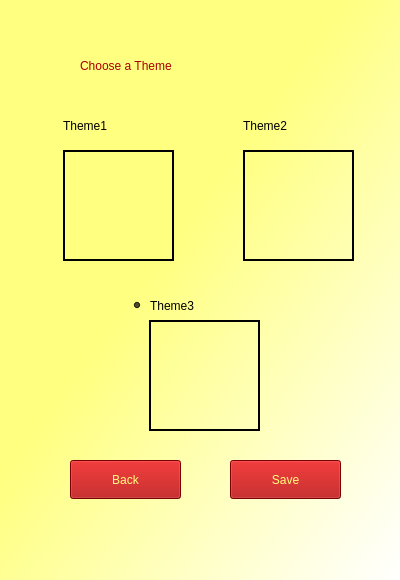
<?xml version="1.0" encoding="UTF-8"?>
<ui version="4.0">
 <class>ThemeForm</class>
 <widget class="QWidget" name="ThemeForm">
  <property name="geometry">
   <rect>
    <x>0</x>
    <y>0</y>
    <width>400</width>
    <height>580</height>
   </rect>
  </property>
  <property name="windowTitle">
   <string>Form</string>
  </property>
  <property name="styleSheet">
   <string notr="true">background-color: qlineargradient(spread:pad, x1:0.432, y1:0.409091, x2:1, y2:1, stop:0 rgba(255, 255, 127, 243), stop:1 rgba(255, 255, 255, 255));
</string>
  </property>
  <widget class="QLabel" name="txtPlayerName">
   <property name="geometry">
    <rect>
     <x>80</x>
     <y>50</y>
     <width>291</width>
     <height>31</height>
    </rect>
   </property>
   <property name="styleSheet">
    <string notr="true">background-color: rgba(255, 255, 255, 0);
font: 22pt &quot;Cooper Black&quot;;
color:rgb(170, 0, 0);</string>
   </property>
   <property name="text">
    <string>Choose a Theme</string>
   </property>
  </widget>
  <widget class="QRadioButton" name="radioTheme2">
   <property name="geometry">
    <rect>
     <x>223</x>
     <y>110</y>
     <width>149</width>
     <height>31</height>
    </rect>
   </property>
   <property name="styleSheet">
    <string notr="true">background-color: rgba(255, 255, 255, 0);
font: 18pt &quot;Cooper Black&quot;;</string>
   </property>
   <property name="text">
    <string>Theme2</string>
   </property>
  </widget>
  <widget class="QRadioButton" name="radioTheme3">
   <property name="geometry">
    <rect>
     <x>130</x>
     <y>290</y>
     <width>149</width>
     <height>31</height>
    </rect>
   </property>
   <property name="styleSheet">
    <string notr="true">background-color: rgba(255, 255, 255, 0);
font: 18pt &quot;Cooper Black&quot;;</string>
   </property>
   <property name="text">
    <string>Theme3</string>
   </property>
   <property name="checked">
    <bool>true</bool>
   </property>
  </widget>
  <widget class="QRadioButton" name="radioTheme1">
   <property name="geometry">
    <rect>
     <x>43</x>
     <y>110</y>
     <width>149</width>
     <height>31</height>
    </rect>
   </property>
   <property name="styleSheet">
    <string notr="true">background-color: rgba(255, 255, 255, 0);
font: 18pt &quot;Cooper Black&quot;;</string>
   </property>
   <property name="text">
    <string>Theme1</string>
   </property>
   <property name="checked">
    <bool>false</bool>
   </property>
  </widget>
  <widget class="QPushButton" name="btnSave">
   <property name="geometry">
    <rect>
     <x>230</x>
     <y>460</y>
     <width>111</width>
     <height>39</height>
    </rect>
   </property>
   <property name="styleSheet">
    <string notr="true">font: 75 20pt &quot;Times New Roman&quot;;
background-color:rgb(170, 0, 0);
color: rgb(255, 255, 127);</string>
   </property>
   <property name="text">
    <string>Save</string>
   </property>
  </widget>
  <widget class="QLabel" name="txtPlayerName_2">
   <property name="geometry">
    <rect>
     <x>-10</x>
     <y>-17</y>
     <width>421</width>
     <height>611</height>
    </rect>
   </property>
   <property name="styleSheet">
    <string notr="true">background-color: rgba(255, 255, 255, 0);
font: 22pt &quot;Cooper Black&quot;;
color:rgb(170, 0, 0);</string>
   </property>
   <property name="text">
    <string/>
   </property>
   <property name="pixmap">
    <pixmap>Images/frame2.png</pixmap>
   </property>
   <property name="scaledContents">
    <bool>true</bool>
   </property>
  </widget>
  <widget class="QLabel" name="txtPlayerName_3">
   <property name="geometry">
    <rect>
     <x>90</x>
     <y>140</y>
     <width>60</width>
     <height>80</height>
    </rect>
   </property>
   <property name="styleSheet">
    <string notr="true">background-color: rgba(255, 255, 255, 0);
font: 22pt &quot;Cooper Black&quot;;
color:rgb(170, 0, 0);</string>
   </property>
   <property name="text">
    <string/>
   </property>
   <property name="pixmap">
    <pixmap>:/Pieces/Images/Sets/1/01.png</pixmap>
   </property>
   <property name="scaledContents">
    <bool>true</bool>
   </property>
  </widget>
  <widget class="QLabel" name="label">
   <property name="geometry">
    <rect>
     <x>255</x>
     <y>144</y>
     <width>81</width>
     <height>111</height>
    </rect>
   </property>
   <property name="styleSheet">
    <string notr="true">background-color: rgba(255, 255, 255, 0);
font: 22pt &quot;Cooper Black&quot;;
color:rgb(170, 0, 0);</string>
   </property>
   <property name="text">
    <string/>
   </property>
   <property name="pixmap">
    <pixmap>Images/Theme2.png</pixmap>
   </property>
   <property name="scaledContents">
    <bool>true</bool>
   </property>
  </widget>
  <widget class="QLabel" name="txtPlayerName_5">
   <property name="geometry">
    <rect>
     <x>163</x>
     <y>320</y>
     <width>81</width>
     <height>101</height>
    </rect>
   </property>
   <property name="minimumSize">
    <size>
     <width>71</width>
     <height>101</height>
    </size>
   </property>
   <property name="styleSheet">
    <string notr="true">background-color: rgba(255, 255, 255, 0);
font: 22pt &quot;Cooper Black&quot;;
color:rgb(170, 0, 0);</string>
   </property>
   <property name="text">
    <string/>
   </property>
   <property name="pixmap">
    <pixmap>Images/Theme3.png</pixmap>
   </property>
   <property name="scaledContents">
    <bool>true</bool>
   </property>
  </widget>
  <widget class="QPushButton" name="btnCancel">
   <property name="geometry">
    <rect>
     <x>70</x>
     <y>460</y>
     <width>111</width>
     <height>39</height>
    </rect>
   </property>
   <property name="styleSheet">
    <string notr="true">font: 75 20pt &quot;Times New Roman&quot;;
background-color:rgb(170, 0, 0);
color: rgb(255, 255, 127);</string>
   </property>
   <property name="text">
    <string>Back</string>
   </property>
  </widget>
  <widget class="QLabel" name="txtPlayerName_4">
   <property name="geometry">
    <rect>
     <x>83</x>
     <y>160</y>
     <width>61</width>
     <height>91</height>
    </rect>
   </property>
   <property name="styleSheet">
    <string notr="true">background-color: rgba(255, 255, 255, 0);
font: 22pt &quot;Cooper Black&quot;;
color:rgb(170, 0, 0);</string>
   </property>
   <property name="text">
    <string/>
   </property>
   <property name="pixmap">
    <pixmap>Images/Theme1.png</pixmap>
   </property>
   <property name="scaledContents">
    <bool>true</bool>
   </property>
  </widget>
  <widget class="QLabel" name="txtPlayerName_6">
   <property name="geometry">
    <rect>
     <x>63</x>
     <y>150</y>
     <width>111</width>
     <height>111</height>
    </rect>
   </property>
   <property name="styleSheet">
    <string notr="true">background-color: rgba(255, 255, 255, 0);
font: 22pt &quot;Cooper Black&quot;;
color:rgb(170, 0, 0);
border:  2px solid black;</string>
   </property>
   <property name="text">
    <string/>
   </property>
   <property name="pixmap">
    <pixmap>Images/1.png</pixmap>
   </property>
   <property name="scaledContents">
    <bool>true</bool>
   </property>
  </widget>
  <widget class="QLabel" name="txtPlayerName_7">
   <property name="geometry">
    <rect>
     <x>243</x>
     <y>150</y>
     <width>111</width>
     <height>111</height>
    </rect>
   </property>
   <property name="styleSheet">
    <string notr="true">background-color: rgba(255, 255, 255, 0);
font: 22pt &quot;Cooper Black&quot;;
color:rgb(170, 0, 0);
border:  2px solid black;</string>
   </property>
   <property name="text">
    <string/>
   </property>
   <property name="pixmap">
    <pixmap>Images/2.png</pixmap>
   </property>
   <property name="scaledContents">
    <bool>true</bool>
   </property>
  </widget>
  <widget class="QLabel" name="txtPlayerName_8">
   <property name="geometry">
    <rect>
     <x>149</x>
     <y>320</y>
     <width>111</width>
     <height>111</height>
    </rect>
   </property>
   <property name="styleSheet">
    <string notr="true">background-color: rgba(255, 255, 255, 0);
font: 22pt &quot;Cooper Black&quot;;
color:rgb(170, 0, 0);
border:  2px solid black;</string>
   </property>
   <property name="text">
    <string/>
   </property>
   <property name="pixmap">
    <pixmap>Images/3.png</pixmap>
   </property>
   <property name="scaledContents">
    <bool>true</bool>
   </property>
  </widget>
  <zorder>txtPlayerName_2</zorder>
  <zorder>txtPlayerName_7</zorder>
  <zorder>txtPlayerName_6</zorder>
  <zorder>label</zorder>
  <zorder>txtPlayerName</zorder>
  <zorder>radioTheme2</zorder>
  <zorder>radioTheme3</zorder>
  <zorder>radioTheme1</zorder>
  <zorder>btnSave</zorder>
  <zorder>txtPlayerName_3</zorder>
  <zorder>btnCancel</zorder>
  <zorder>txtPlayerName_4</zorder>
  <zorder>txtPlayerName_8</zorder>
  <zorder>txtPlayerName_5</zorder>
 </widget>
 <resources>
  <include location="Chess resources.qrc"/>
 </resources>
 <connections/>
</ui>
